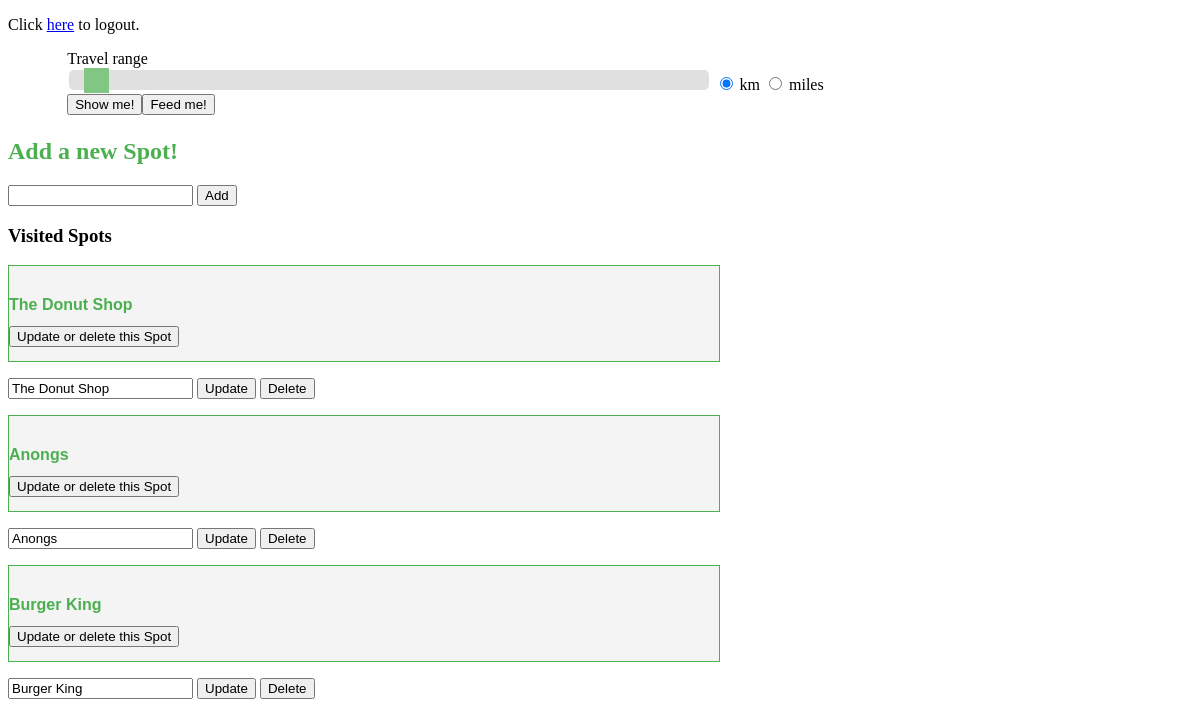
The page / (signed in) on the database as committed earlier.
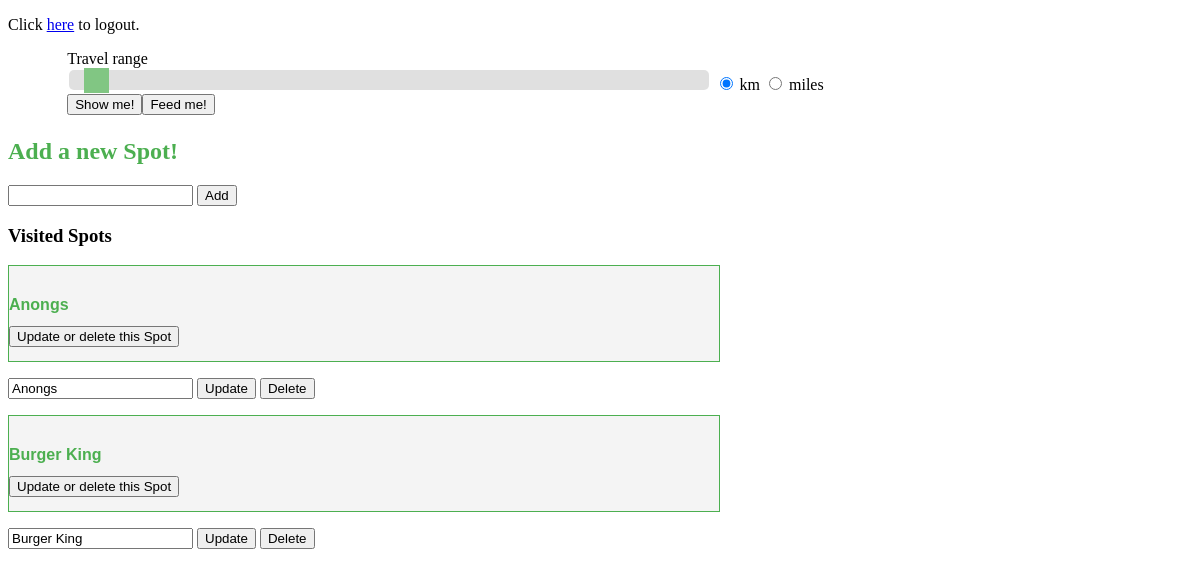
The same page on the database as committed later.
### spotmanager.py (models this page shows, shortened)
class Spot(db.Model):
    place = db.Column(db.String(80), unique=True, nullable=False, primary_key=True)
    """ address = db.Column(db.String(80), unique=True, nullable=False)
    phone = db.Column(db.INT, unique=True)
    lat = db.Column(db.INT, nullable=False)
    lon = db.Column(db.INT, nullable=False)
    visited = db.Column(db.INT, unique=True, nullable=False)
    rating = db.Column(db.INT, unique=True, nullable=False)
    tags = db.Column(db.String(80), unique=True, nullable=False) """

### spotmanager.py (the view, shortened to what this page needs)
@app.route("/", methods=["GET", "POST"])
@login_required
def home():
    spots = None
    spots = Spot.query.all()
    return render_template("index.html", spots=spots)

### spotmanager.py (called while the page is built)
def login_required(f):
    @wraps(f)
    def wrap(*args, **kwargs):
        if 'logged_in' in session:
                return f(*args, **kwargs)
        else:
                flash('Please log in.')
                return redirect(url_for('login'))
    return wrap

### templates/index.html (shortened to what this page needs)
{% extends "base.html" %}
{% block content %}
<p>Click <a href = '/logout'>here</a> to logout.</p>
    <div class="slidecontainer">
        Travel range
        <br>
        <input id="distance" class="slider" type="range" min="500" max="50000" value="1700" />
        <form name="units" action="#">
            <label>
                <input name="group1" type="radio" value="km" checked />
                <span>km</span>
            </label>
            <label>
                <input name="group1" type="radio" value="miles" />
                <span>miles</span>
            </label>
            <br>
            <button type="button" id="options" data-rel="popup" alt="Show all places" onclick='geoFindMe(this);'>Show me!</a>
            <button type="button"  id="feedMe" data-rel="popup" alt="Choose a random location" onclick='geoFindMe(this);'>Feed me!</a>
            </form>
          </div>
    <br>
    <h2>Add a new Spot!</h2>
    <form method="POST" action="/">
      <input type="text" name="venue">
      <input type="submit" value="Add">
    </form>
    <h3>Visited Spots</h3>
    {% for spot in spots %}
      <p><div class="card">
      <h2>{{spot.place}}</h2>
      <button id="myBtn">Update or delete this Spot</button>
      </div></p>
      <form method="POST" action="./update">
        <input type="text" value="{{spot.place}}" name="newname">
        <input type="submit" value="Update">
      </form>
      <form method="POST" action="./delete">
        <input type="submit" value="Delete">
      </form>
    {% endfor %}
    {% endblock %}

### templates/base.html (shortened to what this page needs)
<!DOCTYPE html>
<html>
  <head>
    <link rel="stylesheet" href="{{ url_for('static', filename='styles/style.css') }}">
  </head>
  <body>
      <div class ="container">
            {% block content %}{% endblock %}<p></p>
        </div>
    </body>
</html>

### static/styles/style.css (style rules this page uses)
form { display: inline; }
h2 { color: #4CAF50; }
.slidecontainer { width: 90%; margin: auto; height: 50px; }
.slider { -webkit-appearance: none; appearance: none; width: 60%; height: 20px; background: lightgray; outline: none; opacity: 0.7; -webkit-transition: .2s; transition: opacity .2s; border-radius: 5px; }
.card { background-color: #f4f4f4; border: 1px solid #4CAF50; width: 60%; height: 95px; position: relative; }
.card h2 { color: #4CAF50; margin: 30px 0 12px 0; }
.card h2, .card h3, .card .time { font-family: Arial, sans-serif; font-size: 16px; }

Rows that differ between the two databases and show on the page:
removed Spot: place "The Donut Shop", newname "The Donut Shop"
